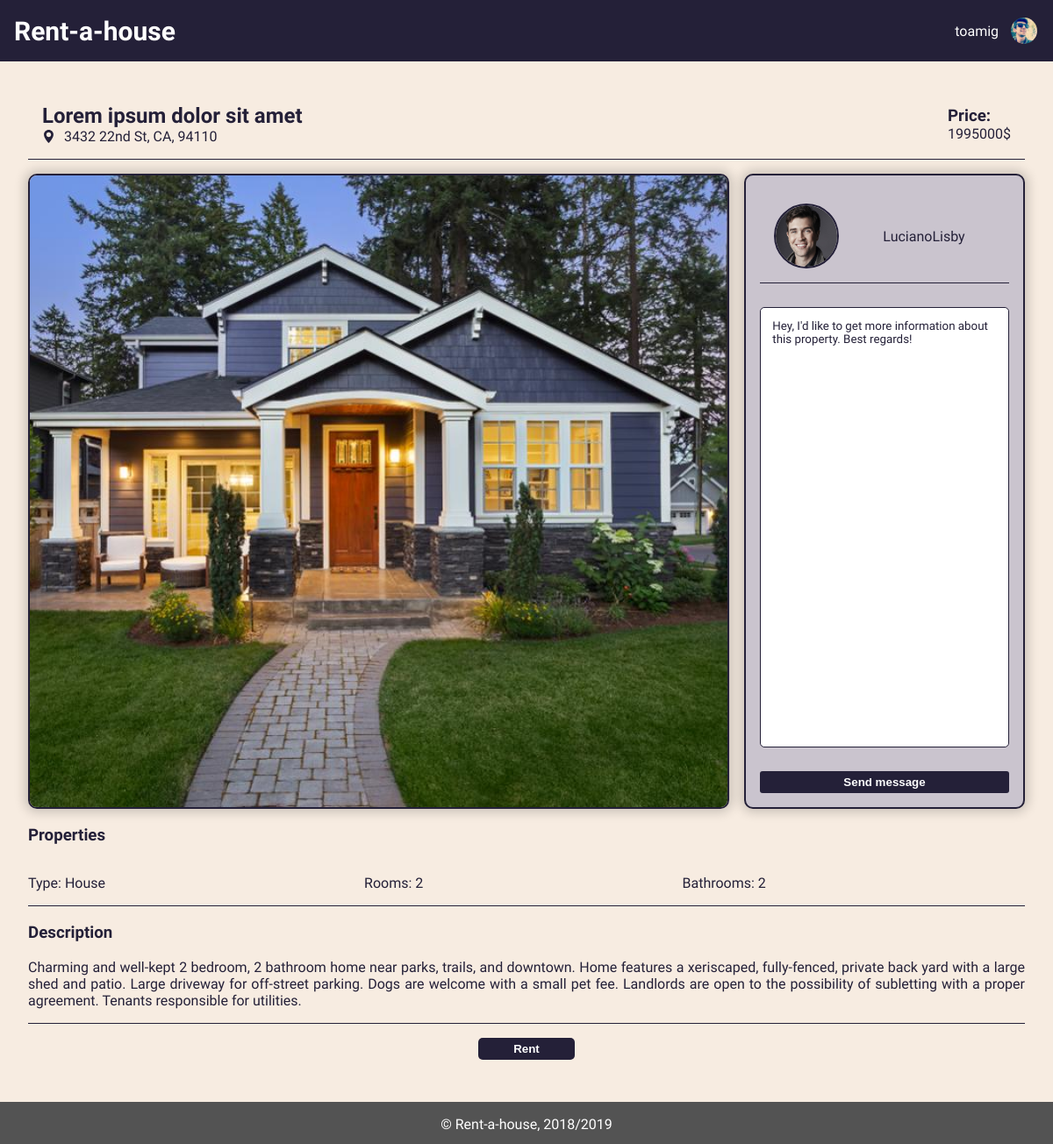
The app's page /pages/house.php?id=1 (signed in) with its own data.
### tables this page shows
CREATE TABLE house (
  id INTEGER PRIMARY KEY AUTOINCREMENT,
  image VARCHAR,
  type VARCHAR,
  room INTEGER,
  bathroom Integer,
  price DOUBLE,
  published DATE,
  address VARCHAR, 
  location VARCHAR,
  state VARCHAR,
  postCode VARCHAR,  
  description VARCHAR,
  title VARCHAR,
  owner VARCHAR REFERENCES user
);

CREATE TABLE user (
  username VARCHAR PRIMARY KEY,
  email VARCHAR UNIQUE,
  password VARCHAR,
  name VARCHAR,
  phoneNumber VARCHAR UNIQUE,
  image VARCHAR
);

### database/db_utils.php (called while the page is built, shortened)
<?php
    include_once('../database/connection.php');
    function getUserUsername($username){
        global $db;
        $stmt = $db->prepare("SELECT * FROM user WHERE username='".$username."'");
        $stmt->execute();
        $aux = $stmt->fetch();
        return $aux;
    }
    function getHouse($id){
        global $db;
        $stmt = $db->prepare("SELECT * FROM house WHERE id='".$id."'");
        $stmt->execute();
        $aux = $stmt->fetch();
        return $aux;
    }
?>

### pages/house.php (the view, shortened to what this page needs)
<?php
    include_once('../templates/templates.php');
    include_once('../database/db_utils.php');
    drawHeader();
    if(isset($_GET['id'])){
        $id = $_GET['id'];
        $house = getHouse($id);
        $owner = getUserUsername($house['owner']);
?>
        <article class="house-body">
            <div id="house-header">
                <div id="house-title">
                    <h2><?=$house["title"]?></h2>
                    <div id="house-location">
                        <p><?=$house["address"].", ".$house["state"].", ".$house["postCode"]?></p>
                    </div>
                </div>
                <div id="house-value">
                    <h3>Price:</h3>
                    <p><?=$house["price"]?>$</p>
                </div>
            </div>
            <section id="house-image-contact">
                <img  src="../images/houses/<?=$house['image']?>" alt="HouseImg">
                <div id="house-contact-owner">
                    <div id="owner-info">
                        <img src="../images/users/<?=$owner['image']?>" alt="OwnerImg">
                        <a><?=$owner['username']?></a>
                    </div>
                    <form method="post" action="../actions/send_message_action.php">
                        <textarea name="message" cols="auto" rows="auto">Hey, I'd like to get more information about this property. Best regards!</textarea>
                        <input type="submit" name="send-message" value="Send message">
                    </form>
                </div>
            </section>
            <div id="house-info">
                <div id="house-properties-wrapper">
                    <h3>Properties</h3>
                    <div id="house-properties">
                        <p>Type: <?=$house["type"]?></p>
                        <p>Rooms: <?=$house["room"]?></p>
                        <p>Bathrooms: <?=$house["bathroom"]?></p>
                    </div>
                </div>
                <div id="house-description">
                    <h3>Description</h3>
                    <p><?=$house["description"]?></p>
                </div>
            </div>
            <form action="rental.php">
                    <input class="utils-btn" type="submit" value="Rent">
            </form>
        </article>
<?php
    drawFooter();
    }
    else{
        header('Location: home.php');
    }
?>

### templates/templates.php (shortened to what this page needs)
<?php
    function drawHeader(){
?>
    <!DOCTYPE html>
    <html lang="en-US">
        <head>
            <link href="../css/style.css" rel="stylesheet">
            <link href="../css/responsive.css" rel="stylesheet">
        </head>
        <body>
            <header>
                <div id="title">
                    <h1><a href="../pages/home.php">Rent-a-house</a></h1>
                </div>
                <div id="spacer">
                </div>
                <?php if (isset($_SESSION['username'])){ ?>
                    <div id="taskbar">
                        <a href="../pages/account.php"><?php echo $_SESSION['username'];?></a>
                        <img src="../images/users/<?=$_SESSION['image'] ?>">
                    </div>
                <?php } ?>
            </header>
<?php } ?>
<?php
    function drawFooter(){
?>
        <footer>
            <p>&copy; Rent-a-house, 2018/2019</p>
        </footer>
    </body>
</html>
<?php
}?>

### records on screen
house: title "Lorem ipsum dolor sit amet", address "3432 22nd St", state "CA", postCode "94110", price "1995000", image (picture), type "House", room "2", bathroom "2", description "Charming and well-kept 2 bedroom, 2 bathroom home near parks, trails, and downtown. Home features a xeriscaped, fully-fenced, private back yard with a large shed and patio. Large driveway for off-street parking. Dogs are welcome with a small pet fee. Landlords are open to the possibility of subletting with a proper agreement. Tenants responsible for utilities."
user: image (picture), username "LucianoLisby"

### other values on screen
$_SESSION['username'] "toamig"
